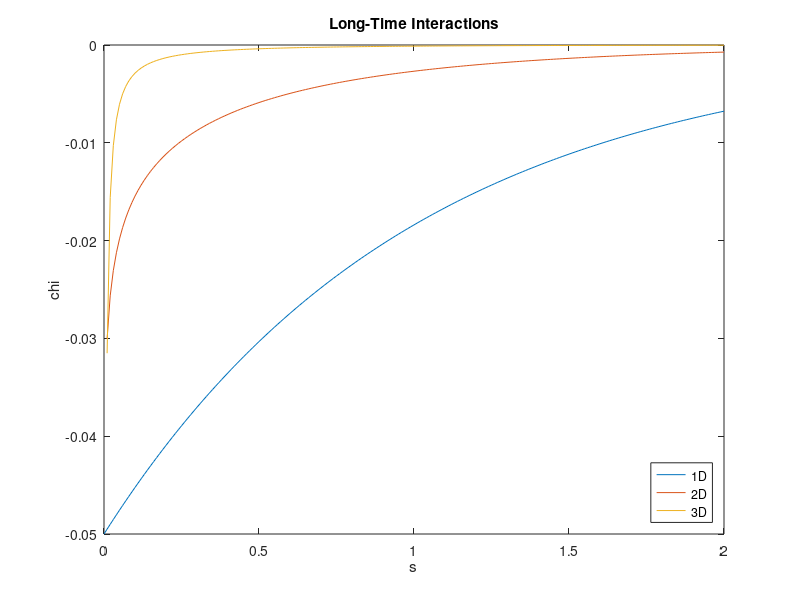

The MATLAB source for this figure:
%%integrating spin-spin interaction

%%test
%quadgk(@(x) 2*x, 10, 13)

%%calculate the "known" quantity: case for ohmic dispersion at same site, different tau
%beta = 1.0;
%s = [.5, 1.0, 2.0];
%tau = 0.01:0.001:.5*beta;
%chi = ones(length(s), length(tau));
%for i = 1:length(tau)
%  for j = 1:length(s)
%	  chi(i, j) = quadcc(@(x) cos(s(j)*x).*x.*cosh((.5*beta - tau(i))*x)./sinh(.5*beta*x), 0, Inf);
%   end
%end
%figure()
%plot(tau, chi(:, 1), tau, chi(:, 2), tau, chi(:, 3))
%legend('s = .5')

%plot the integrand
%f = @(x) -besselj(0, 1*x).*x.*x.*cosh(.45*x.*sqrt(1 + x.*x))./sinh(.5*x.*sqrt(1 + x.*x))./sqrt(1 + x.*x);
%figure()
%plot(0:.01:10, f(0:.01:10))
%

%%%start with chi(tau) for different s
%beta = 100.0;
%s = beta*[.01, .1, .5, 1.0, 2.0];
%tau = 0.01*beta:(0.01*beta):.5*beta;
%chi = ones(length(s), length(tau));
%for i = 1:length(s)
%	for j = 1:length(tau)
%		chi(i, j) = quadcc(@(x) -sin(s(i) * x).*x.*cosh((.5*beta - tau(j))*x.*sqrt(1 + x.*x))./sinh(.5*beta*x.*sqrt(1 + x.*x))./sqrt(1 + x.*x), 0, 100);
%	end
%end
%chi_max = 1;
%figure()
%%plot(tau, chi(1, :), tau, chi(2, :) , tau, chi(3,:), tau, chi(4,:), tau, chi(5,:))
%plot(tau, chi(1, :) / max(abs(chi(1, :))), tau, chi_max / max(abs(chi(2, :)))* chi(2, :) , tau, chi_max /max(abs(chi(3, :)))*chi(3,:), tau, chi_max / max(abs(chi(4, :)))*chi(4,:), tau, chi_max / max(abs(chi(5, :)))*chi(5,:))
%title('1D')
%legend('s = .1', 's = 1', 's = 5', 's = 10', 's = 20')
%xlabel('tau-squiggle')
%ylabel('chi')
%
%
%s = beta*[.01, .1, .5, 1.0, 2.0];
%tau = 0.01*beta:(0.01*beta):.5*beta;
%chi = ones(length(s), length(tau));
%for i = 1:length(s)
%	for j = 1:length(tau)
%		chi(i, j) = quadcc(@(x) -besselj(0, s(i)*x).*x.*x.*cosh((.5*beta - tau(j))*x.*sqrt(1 + x.*x))./sinh(.5*beta*x.*sqrt(1 + x.*x))./sqrt(1 + x.*x), 0, 100);
%	end
%end
%figure()
%%plot(tau, chi(1, :), tau, chi(2, :) , tau, chi(3,:), tau, chi(4,:), tau, chi(5,:))
%plot(tau, chi(1, :) / max(abs(chi(1, :))), tau, chi_max / max(abs(chi(2, :)))* chi(2, :) , tau, chi_max /max(abs(chi(3, :)))*chi(3,:), tau, chi_max / max(abs(chi(4, :)))*chi(4,:), tau, chi_max / max(abs(chi(5, :)))*chi(5,:))
%title('2D')
%legend('s = .1', 's = 1', 's = 5', 's = 10', 's = 20')
%xlabel('tau-squiggle')
%ylabel('chi')
%
%
%s = beta*[.01, .1, .5, 1.0, 2.0];
%chi = ones(length(s), length(tau));
%for i = 1:length(s)
%	for j = 1:length(tau)
%		chi(i, j) = 1/s(i) * quadcc(@(x) -sin(s(i)*x).*x.*x.*cosh((.5*beta - tau(j))*x.*sqrt(1 + x.*x))./sinh(.5*beta*x.*sqrt(1 + x.*x))./sqrt(1 + x.*x), 0, 100);
%	end
%end
%figure()
%%plot(tau, chi(1, :), tau, chi(2, :) , tau, chi(3,:), tau, chi(4,:), tau, chi(5,:))
%plot(tau, chi(1, :) / max(abs(chi(1, :))), tau, chi_max / max(abs(chi(2, :)))* chi(2, :) , tau, chi_max /max(abs(chi(3, :)))*chi(3,:), tau, chi_max / max(abs(chi(4, :)))*chi(4,:), tau, chi_max / max(abs(chi(5, :)))*chi(5,:))
%title('3D')
%legend('s = .1', 's = 1', 's = 5', 's = 10', 's = 20')
%xlabel('tau-squiggle')
%ylabel('chi')
%
%%
%
%
%%%%now do chi(s) for different tau
%tau = beta*[.01, .05, .1, .25, .5];
%s = 0.01:0.5:beta;
%chi = ones(length(s), length(tau));
%for i = 1:length(s)
%	for j = 1:length(tau)
%		chi(i, j) = 1/s(i) * quadcc(@(x) -sin(s(i)*x).*x.*cosh((.5*beta - tau(j))*x.*sqrt(1 + x.*x))./sinh(.5*beta*x.*sqrt(1 + x.*x))./sqrt(1 + x.*x), 0, 100);
%	end
%end
%figure()
%%plot(s, chi(:, 1), s, chi(:, 2), s, chi(:, 3), s, chi(:, 4), s, chi(:, 5))
%plot(s, chi(:, 1)/max(abs(chi(:, 1))), s, chi(:, 2)/max(abs(chi(:, 2))), s, chi(:, 3)/max(abs(chi(:, 3))), s, chi(:, 4)/max(abs(chi(:, 4))), s, chi(:, 5)/max(abs(chi(:, 5))))
%title('1D')
%legend('tau = .01', 'tau = .05', 'tau = .1', 'tau = .25', 'tau = .5')
%xlabel('s')
%ylabel('chi')
%
%
%s = 0.01:0.5:beta;
%chi = ones(length(s), length(tau));
%for i = 1:length(s)
%	for j = 1:length(tau)
%		chi(i, j) = quadcc(@(x) -besselj(0, s(i)*x).*x.*x.*cosh((.5*beta - tau(j))*x.*sqrt(1 + x.*x))./sinh(.5*beta*x.*sqrt(1 + x.*x))./sqrt(1 + x.*x), 0, 100);
%	end
%end
%figure()
%%plot(s, chi(:, 1), s, chi(:, 2), s, chi(:, 3), s, chi(:, 4), s, chi(:, 5))
%plot(s, chi(:, 1)/max(abs(chi(:, 1))), s, chi(:, 2)/max(abs(chi(:, 2))), s, chi(:, 3)/max(abs(chi(:, 3))), s, chi(:, 4)/max(abs(chi(:, 4))), s, chi(:, 5)/max(abs(chi(:, 5))))
%title('2D')
%legend('tau = .01', 'tau = .05', 'tau = .1', 'tau = .25', 'tau = .5')
%xlabel('s')
%ylabel('chi')
%
%
%
%s = 0.01:0.5:beta;
%chi = ones(length(s), length(tau));
%for i = 1:length(s)
%	for j = 1:length(tau)
%		chi(i, j) = 1/s(i) * quadcc(@(x) -sin(s(i)*x).*x.*x.*cosh((.5*beta - tau(j))*x.*sqrt(1 + x.*x))./sinh(.5*beta*x.*sqrt(1 + x.*x))./sqrt(1 + x.*x), 0, 100);
%	end
%end
%figure()
%%plot(s, chi(:, 1), s, chi(:, 2), s, chi(:, 3), s, chi(:, 4), s, chi(:, 5))
%plot(s, chi(:, 1)/max(abs(chi(:, 1))), s, chi(:, 2)/max(abs(chi(:, 2))), s, chi(:, 3)/max(abs(chi(:, 3))), s, chi(:, 4)/max(abs(chi(:, 4))), s, chi(:, 5)/max(abs(chi(:, 5))))
%title('3D')
%legend('tau = .01', 'tau = .05', 'tau = .1', 'tau = .25', 'tau = .5')
%xlabel('s')
%ylabel('chi')


s = 0:0.01:2;
mrho = .1;
chi_1D = -.5*mrho*exp(-s);
chi_2D = -2/pi*mrho*mrho * besselk(0, s);
chi_3D = -1*mrho*mrho/(10*pi)./s.*exp(-s);
plot(s, chi_1D, s, chi_2D, s, chi_3D)
xlabel('s')
ylabel('chi')
title('Long-Time Interactions')
legend('1D', '2D', '3D', 'location', 'southeast')